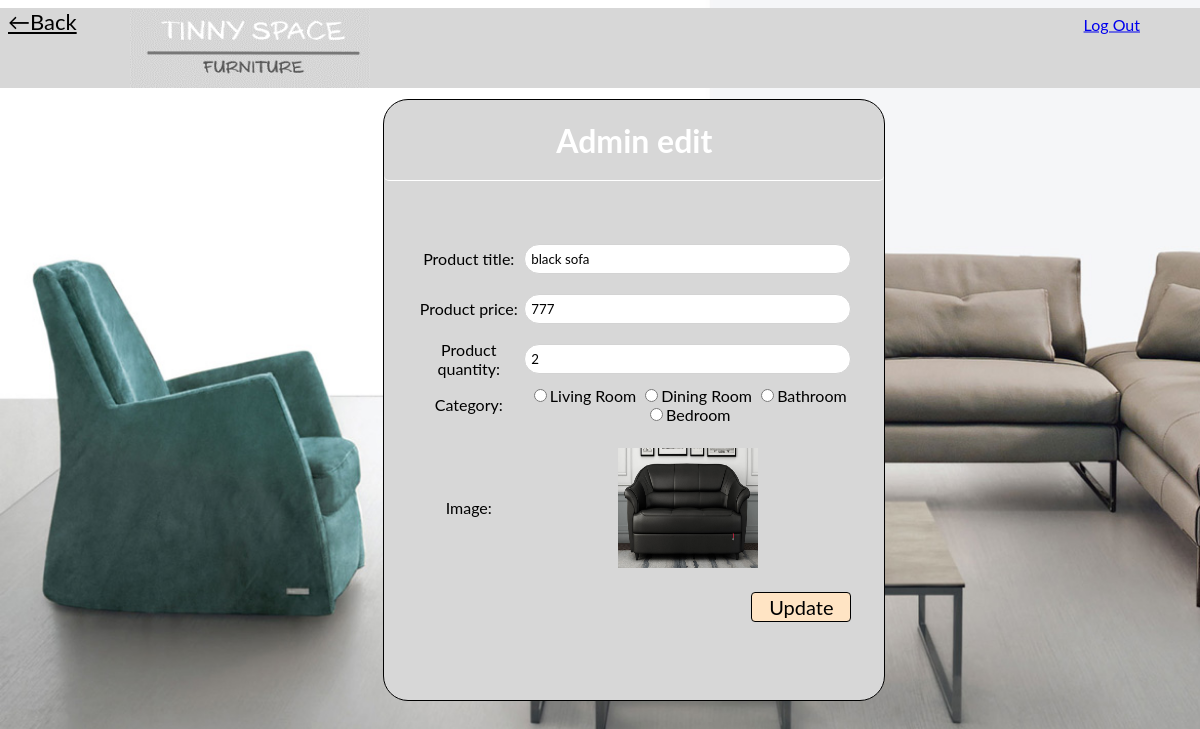
/php/admin/adminEdit.php?id=37 (signed in), run on the app's committed database.
### tables this page shows
CREATE TABLE IF NOT EXISTS `products` (
  `id` int(4) NOT NULL AUTO_INCREMENT,
  `title` varchar(225) NOT NULL,
  `price` int(100) NOT NULL,
  `img` longblob NOT NULL,
  `category` varchar(26) NOT NULL DEFAULT 'livingroom',
  `posted` date DEFAULT NULL,
  `extension` varchar(26) NOT NULL DEFAULT 'jpg',
  `quantity` int(4) NOT NULL DEFAULT '1',
  PRIMARY KEY (`id`)
);

### php/admin/adminEdit.php (the view, shortened to what this page needs)
<?php
include_once('../config.php');
?>
<html>
<head>
	<link rel="stylesheet" href="../../css/adminPage.css">
</head>
<body class="add-body">
<div class="panels-container">
            <img src="../../img/Icon.png" class = "icon" alt="" style="position:relative;transform:translateX(100px);"/>
</div>
<nav>
	<a href="adminIndex.php" style="font-size:22px;color:black;z-index:6;">&#8592;Back</a>
	<a href = "logoutAdmin.php" class='log-out'>Log Out </a>
</nav>
<br><br>
	<form action="adminEdit.php" method="post" name="table2" class="form-box" style="height: 600px;">
		<h1 class="admin-title">Admin edit</h1>
		<table border="0" class='table-content'>
			<?php
			$id = $_GET['id'];
			$result = mysqli_query($conn, "SELECT * FROM products WHERE id=$id");
			$row = mysqli_fetch_assoc($result);
			$title = $row['title'];
			$price = $row['price'];
			$quantity = $row['quantity'];
			?>
			<tr>
				<td>Product title: </td>
				<td><input type="text" name="title" value= "<?php echo $title ?>"></td>
			</tr>
			<tr>
				<td>Product price: </td>
				<td><input type="number" name="price" min="0" value="<?php echo $price; ?>"></td>
			</tr>
			<tr>
				<td>Product quantity: </td>
				<td><input type="number" name="quantity" min="0" value="<?php echo $quantity; ?>"></td>
			</tr>
			<tr>
				<td>Category:</td>
				<td>
				  <input type="radio" name="category" value="Livingroom">Living Room
				  <input type="radio" name="category" value="Diningroom">Dining Room
				  <input type="radio" name="category" value="Bathroom">Bathroom
				  <input type="radio" name="category" value="Bedroom">Bedroom
				 </td>
			</tr>
			<tr>
				<td>Image: </td>
				<td><img src="uploads/<?=$row['img']?>"></td>
			</tr>
			<tr>
				<td><input type="hidden" name="id" value= "<?php  echo $_GET['id']; ?>"></td>
				<td><input type="submit" name="Update" value="Update"></td>
			</tr>
		</table>
	</form>
</body>
</head>

### css/adminPage.css (style rules this page uses)
* { font-family: 'Lato', sans-serif; }
nav .log-out { display: flex; position: absolute; right: 5vw; top: 3%; transform: translateY(-50%); }
.panels-container { background-color : #D7D7D7; position: absolute; height: 10%; width: 100%; z-index: -1; }
.icon { position : absolute; top : -20px; left : 10px; width: 20%; height: 100%; }
.add-body { background: url(../img/furniture.jpg); background-size: cover; display: flex; justify-content: center; }
.form-box { border: 1px solid black; margin: auto; width: 500px; height: 500px; border-radius: 25px; background-color: #D7D7D7; color: white; }
.table-content { padding: 30px; }
.admin-title { text-align:center; padding-bottom:20px; border-bottom: 1px solid white; border-radius: 5px; }
.table-content input[type=text], input[type=number] { border-radius: 25px; display:inline block; width:100%; padding: 6px; margin: 8px 0; box-sizing: border-box; border: 1px solid lightgrey; }
.table-content input[type=submit] { font-size: 20px; color: black; background-color: Bisque; width: 100px; height: 30px; cursor: pointer; border-radius: 4px; border: .1px solid black; text-align: center; float: right; }

### php/admin/adminEdit.php (style rules this page uses)
img { height: 120px; width: 140px; object-fit: fill; margin: 20px; }
table, td, th { align-items: center; text-align: center; }

### data on the page
products: title "black sofa", price "777", quantity "2", img (picture)
